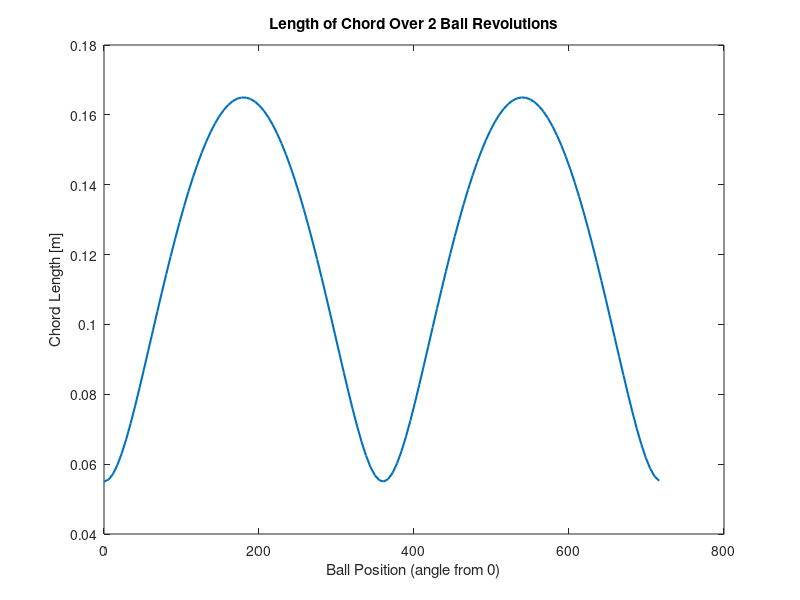
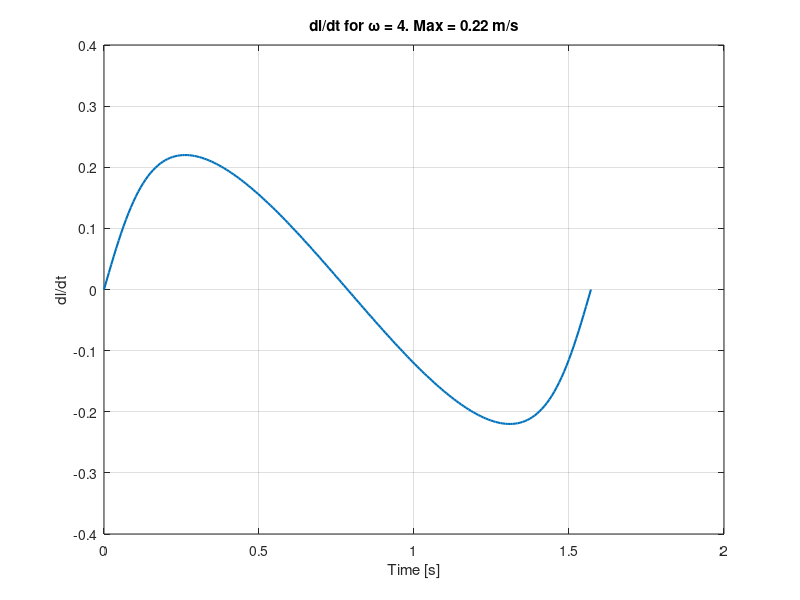
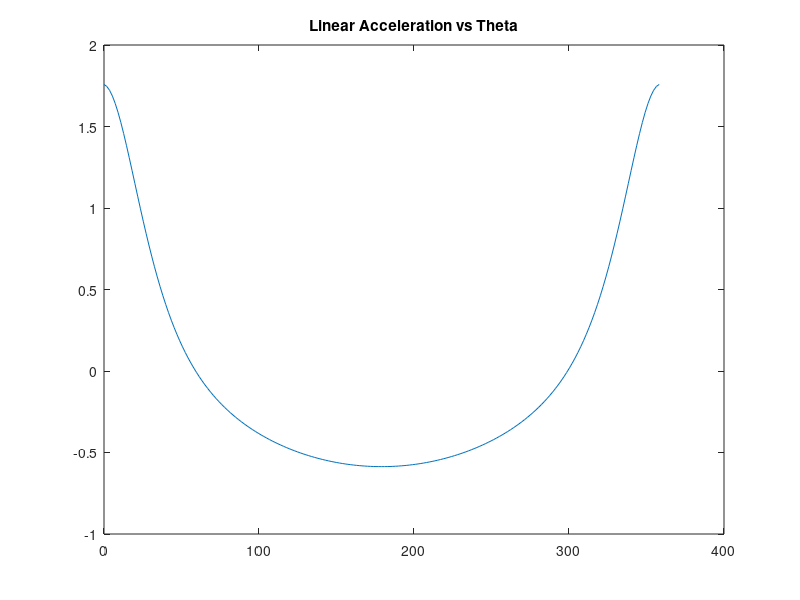

The MATLAB script that drew these images, in order:
%% Test of chord length
R = 0.11; %radius of ball
r = (1/2) * R; %radius of controller range of motion
theta_s = 0; %starting position of the ball
 

theta_b = [0:.1:4*pi];  %one revolution of circle (ball)

l_a = sqrt(((R*cos(theta_b + theta_s) - r).^2) + (R*sin(theta_b + theta_s)).^2); %caluclate length of chord connecting anchor and controller

theta_b_deg = theta_b * (360 / (2*pi)); %convert to degrees 
plot(theta_b_deg, l_a, 'LineWidth', 1.5);
title('Length of Chord Over 2 Ball Revolutions')
xlabel('Ball Position (angle from 0)')
ylabel('Chord Length [m]')

%% Finding required speed of motors
omega = 4; %angular velocity of ball
t = linspace(0, ((2*pi)/omega), 200); %calculates time for 1 rotation and creates array 
l_dot = (1/2) .* (R^2 + r^2 - 2*R*r.*cos(omega.*t)).^(-1/2) .* (2*R*r*omega .* sin(omega.*t)); %analytical expression for dl/dt
max_l_speed = max(abs(l_dot)); %find maximum speed from l_dot

figure
plot(t, l_dot, 'LineWidth', 1.5)
grid on 
title(sprintf('dl/dt for \\omega = %d. Max = %.4g m/s', omega, max_l_speed))
xlabel('Time [s]')
ylabel('dl/dt')

% Plot max rpm of motor vs omega
    omega = [0:.1:10];
    max_l_speed_arr = [];
    for i = 1:length(omega)
        t = linspace(0, ((2*pi)/omega(i)), 200);
        l_dot = (1/2) .* (R^2 + r^2 - 2*R*r.*cos(omega(i).*t)).^(-1/2) .* (2*R*r*omega(i) .* sin(omega(i).*t));
        max_l_speed_arr = [max_l_speed_arr max(abs(l_dot))]; %append new max speed to max speed array 
    end
    
    %Convert linear speed array to rpm (assume that radius of spool is 1.5cm diameter)
    max_rpm = max_l_speed_arr * 60 ./ (pi * 0.015);
    
    figure()
    plot(max_rpm, omega, 'LineWidth', 1.5)
    grid on 
    title('\omega_{ball} vs Max RPM of Motor')
    ylabel('\omega_{ball} [rad/sec]')
    xlabel('Max Required RPM')

%     % Confirm analytical expression with numerical differentiation 
%     l_a_c = sqrt(((R*cos(omega*t) - r).^2) + (R*sin(omega*t)).^2);
%     l_dot_num = diff(l_a_c / (t(2) - t(1)));
%     plot(t(1:length(t)-1), l_dot_num)
%     figure()
%     plot(t, l_dot)
%     hold on
%     plot(t(1:length(t)-1), l_dot_num)

%% Find maximum acceleration -> Max torque required

omega = 4; %angular velocity of ball
t = linspace(0, ((2*pi)/omega), 200); %calculates time for 1 rotation and creates array 
l_dot = (1/2) .* (R^2 + r^2 - 2*R*r.*cos(omega.*t)).^(-1/2) .* (2*R*r*omega .* sin(omega.*t)); %analytical expression for dl/dt

% numerically differentiate 
l_acc = diff(l_dot) / (t(2) - t(1));
[max_acc, i_max_acc] = max(-l_acc);
max_acc_theta = t(i_max_acc) * omega * 360 / (2*pi) %finds position where max acceleration occurs in degrees

%Plot acceleration vs time
plot(t(1:length(t)-1), l_acc, 'LineWidth', 1.5)
title(sprintf('d^2l/dt^2 vs. Time. Max Negative Acceleration = %.3g. Position at max = %.3g degrees', max_acc, max_acc_theta))
xlabel('Time')
ylabel('Acceleration')

%Plot acceleration vs theta
plot(t(1:length(t)-1) * omega * 360 / (2*pi), l_acc)
title('Linear Acceleration vs Theta')


%% Create lookup table for length functions 
theta = linspace(0, 2*pi, 50);
    L = sqrt(((R*cos(theta) - r).^2) + (R*sin(theta)).^2)
    dL_dt = (1/2) .* (R^2 + r^2 - 2*R*r.*cos(theta)).^(-1/2) .* 2*R*r.*(sin(theta)) %this value must be multiplied by *omega
    acc = l_acc([1:4:200])

csvwrite('L_vals', L);
csvwrite('dL_dt', dL_dt);
csvwrite('acc', acc)